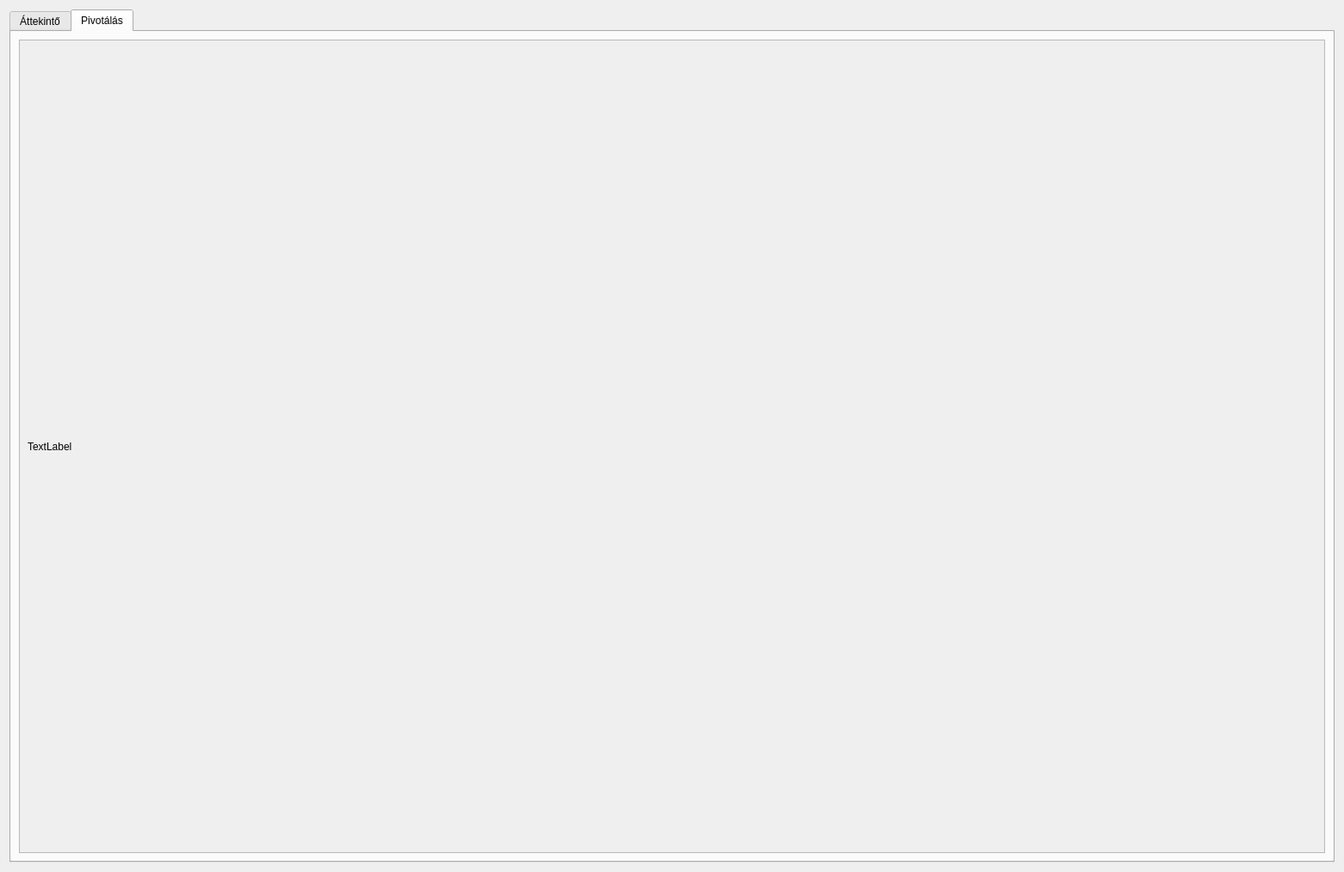
<?xml version="1.0" encoding="UTF-8"?>
<ui version="4.0">
 <class>picture_loader_dialog</class>
 <widget class="QDialog" name="picture_loader_dialog">
  <property name="geometry">
   <rect>
    <x>0</x>
    <y>0</y>
    <width>1561</width>
    <height>1013</height>
   </rect>
  </property>
  <property name="windowTitle">
   <string>Dialog</string>
  </property>
  <layout class="QHBoxLayout" name="horizontalLayout_5">
   <item>
    <widget class="QTabWidget" name="tabWidget">
     <property name="currentIndex">
      <number>1</number>
     </property>
     <widget class="QWidget" name="tab">
      <attribute name="title">
       <string>Áttekintő</string>
      </attribute>
      <layout class="QHBoxLayout" name="horizontalLayout_3">
       <item>
        <widget class="QScrollArea" name="scrollArea">
         <property name="widgetResizable">
          <bool>true</bool>
         </property>
         <widget class="QWidget" name="scrollAreaWidgetContents">
          <property name="geometry">
           <rect>
            <x>0</x>
            <y>0</y>
            <width>1517</width>
            <height>949</height>
           </rect>
          </property>
          <layout class="QHBoxLayout" name="horizontalLayout">
           <item>
            <widget class="QLabel" name="label">
             <property name="text">
              <string>TextLabel</string>
             </property>
            </widget>
           </item>
          </layout>
         </widget>
        </widget>
       </item>
      </layout>
     </widget>
     <widget class="QWidget" name="tab_2">
      <attribute name="title">
       <string>Pivotálás</string>
      </attribute>
      <layout class="QVBoxLayout" name="verticalLayout">
       <item>
        <widget class="QScrollArea" name="scrollArea_2">
         <property name="widgetResizable">
          <bool>true</bool>
         </property>
         <widget class="QWidget" name="scrollAreaWidgetContents_2">
          <property name="geometry">
           <rect>
            <x>0</x>
            <y>0</y>
            <width>1517</width>
            <height>949</height>
           </rect>
          </property>
          <layout class="QVBoxLayout" name="verticalLayout_2">
           <item>
            <widget class="QLabel" name="label_2">
             <property name="text">
              <string>TextLabel</string>
             </property>
            </widget>
           </item>
          </layout>
         </widget>
        </widget>
       </item>
      </layout>
     </widget>
    </widget>
   </item>
  </layout>
 </widget>
 <resources/>
 <connections/>
</ui>
